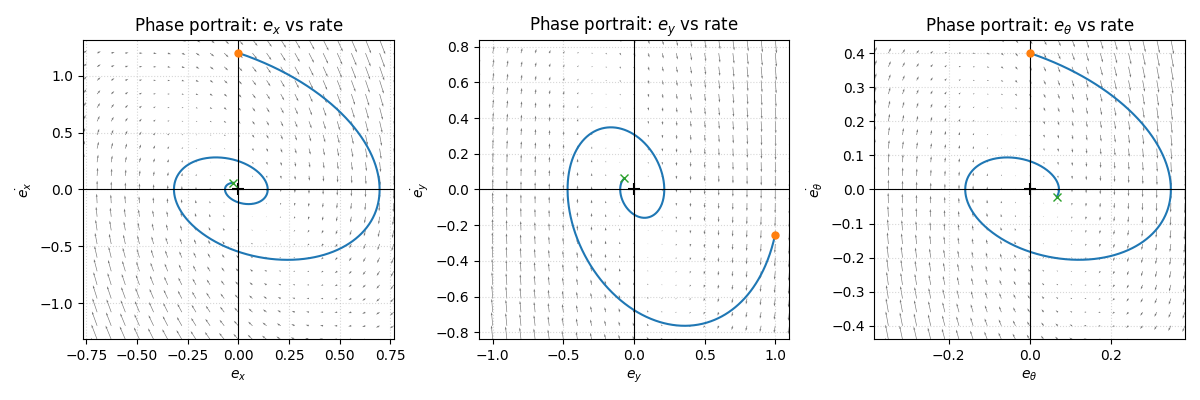

Source code (Python):
import numpy as np
import matplotlib.pyplot as plt

def _wrap_pi(a):
    return (a + np.pi) % (2*np.pi) - np.pi

def compute_errors(q_ref, q, qdot_ref, qdot, wrap_heading=True):
    q_ref = np.asarray(q_ref); q = np.asarray(q)
    qdot_ref = np.asarray(qdot_ref); qdot = np.asarray(qdot)
    assert q_ref.shape == q.shape == qdot_ref.shape == qdot.shape, "All inputs must have same shape (N,3)."

    e = q_ref - q
    if wrap_heading:
        e[:, 2] = _wrap_pi(e[:, 2])

    e_dot = qdot_ref - qdot
    return e, e_dot

def _moving_avg(x, k=5):
    if k <= 1: return x
    # simple centered moving average (edge-handling by reflection)
    pad = k//2
    xp = np.pad(x, (pad, pad), mode='edge')
    w = np.ones(k)/k
    return np.convolve(xp, w, mode='valid')

def plot_phase_portraits(q_ref, q, qdot_ref, qdot,
                         wrap_heading=True,
                         add_vector_field=False,
                         kp=5.0, kd=2.0,
                         titles=(r"$e_x$", r"$e_y$", r"$e_\theta$"),
                         force_center=True,
                         smooth_rate_window=1,   # set >1 to smooth the plotted e_dot
                         show_stats=True):
    """
    Draw three phase portraits (e_i vs e_dot_i). Optionally:
      - overlays a PD vector field e' = e_dot, e_dot' = -kd*e_dot - kp*e
      - forces symmetric axes around 0 for visual convergence
      - lightly smooths the displayed e_dot to reduce numerical noise
      - prints convergence stats (initial/final norms)
    """
    e, e_dot = compute_errors(q_ref, q, qdot_ref, qdot, wrap_heading=wrap_heading)

    # Convergence stats
    if show_stats:
        e_norm0   = np.linalg.norm(e[0])
        ed_norm0  = np.linalg.norm(e_dot[0])
        e_normN   = np.linalg.norm(e[-1])
        ed_normN  = np.linalg.norm(e_dot[-1])
        print(f"[Phase Portrait] ||e(0)||={e_norm0:.3g}, ||e(T)||={e_normN:.3g} | "
              f"||edot(0)||={ed_norm0:.3g}, ||edot(T)||={ed_normN:.3g}")

    # Optionally smooth e_dot for PLOTTING (does not change stats above)
    e_dot_disp = e_dot.copy()
    if smooth_rate_window and smooth_rate_window > 1:
        for i in range(3):
            e_dot_disp[:, i] = _moving_avg(e_dot[:, i], k=smooth_rate_window)

    fig, axs = plt.subplots(1, 3, figsize=(12, 4))
    for i, ax in enumerate(axs):
        # main curve
        ax.plot(e[:, i], e_dot_disp[:, i], lw=1.5)
        ax.set_xlabel(titles[i])
        ax.set_ylabel(r"$\dot{e_%s}$" % titles[i][3:-1] if i < 2 else r"$\dot{e_\theta}$")

        # axes + origin marker
        ax.axhline(0, color='k', lw=0.8)
        ax.axvline(0, color='k', lw=0.8)
        ax.plot(0, 0, 'k+', ms=8, mew=1.5)  # show the equilibrium explicitly

        # start / end
        ax.plot(e[0, i],  e_dot_disp[0, i],  'o', ms=5, label='start')
        ax.plot(e[-1, i], e_dot_disp[-1, i], 'x', ms=6, label='end')

        # vector field (PD surrogate)
        if add_vector_field:
            # field bounds: use symmetric limits around zero that cover data
            ex_max  = max(abs(np.min(e[:, i])), abs(np.max(e[:, i])), 1e-6)
            ed_max  = max(abs(np.min(e_dot[:, i])), abs(np.max(e_dot[:, i])), 1e-6)
            ex_lim  = 1.2 * ex_max
            ed_lim  = 1.2 * ed_max
            ee  = np.linspace(-ex_lim, ex_lim, 25)
            dee = np.linspace(-ed_lim, ed_lim, 25)
            E, DE = np.meshgrid(ee, dee)

            dE_dt  = DE
            dDE_dt = -kd*DE - kp*E
            ax.quiver(E, DE, dE_dt, dDE_dt, angles="xy", width=0.002, alpha=0.55)

        # force symmetric limits around 0 so convergence is visually obvious
        if force_center:
            ex_max  = max(abs(np.min(e[:, i])), abs(np.max(e[:, i])), 1e-6)
            ed_max  = max(abs(np.min(e_dot_disp[:, i])), abs(np.max(e_dot_disp[:, i])), 1e-6)
            ax.set_xlim([-1.1*ex_max, 1.1*ex_max])
            ax.set_ylim([-1.1*ed_max, 1.1*ed_max])

        ax.grid(True, ls=':', alpha=0.5)
        ax.set_title(f"Phase portrait: {titles[i]} vs rate")

    fig.tight_layout()
    plt.show()


# --- Optional: quick demo with synthetic data (delete if not needed) ---
if __name__ == "__main__":
    # Fake example: small spiraling errors for illustration
    N = 2000
    t = np.linspace(0, 10, N)
    q_ref = np.column_stack([0.5*np.sin(0.3*t), 0.5*np.cos(0.25*t), 0.2*np.sin(0.2*t)])
    q     = q_ref - np.column_stack([np.exp(-0.3*t)*np.sin(1.2*t),
                                     np.exp(-0.25*t)*np.cos(1.0*t),
                                     0.5*np.exp(-0.2*t)*np.sin(0.8*t)])
    qdot_ref = np.gradient(q_ref, t, axis=0)
    qdot     = np.gradient(q, t, axis=0)

    plot_phase_portraits(q_ref, q, qdot_ref, qdot,
                         wrap_heading=True,
                         add_vector_field=True,
                         kp=5.0, kd=2.0)
